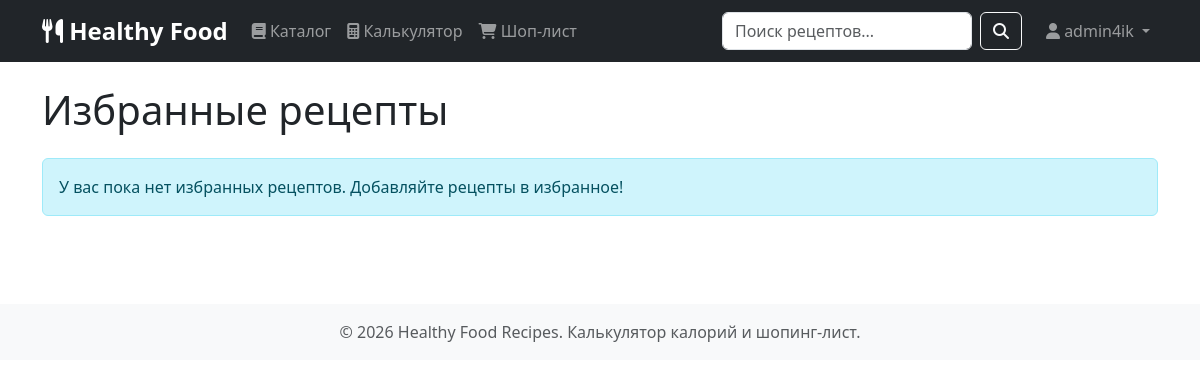
Before: /favorites/ (signed in) with the older database file.
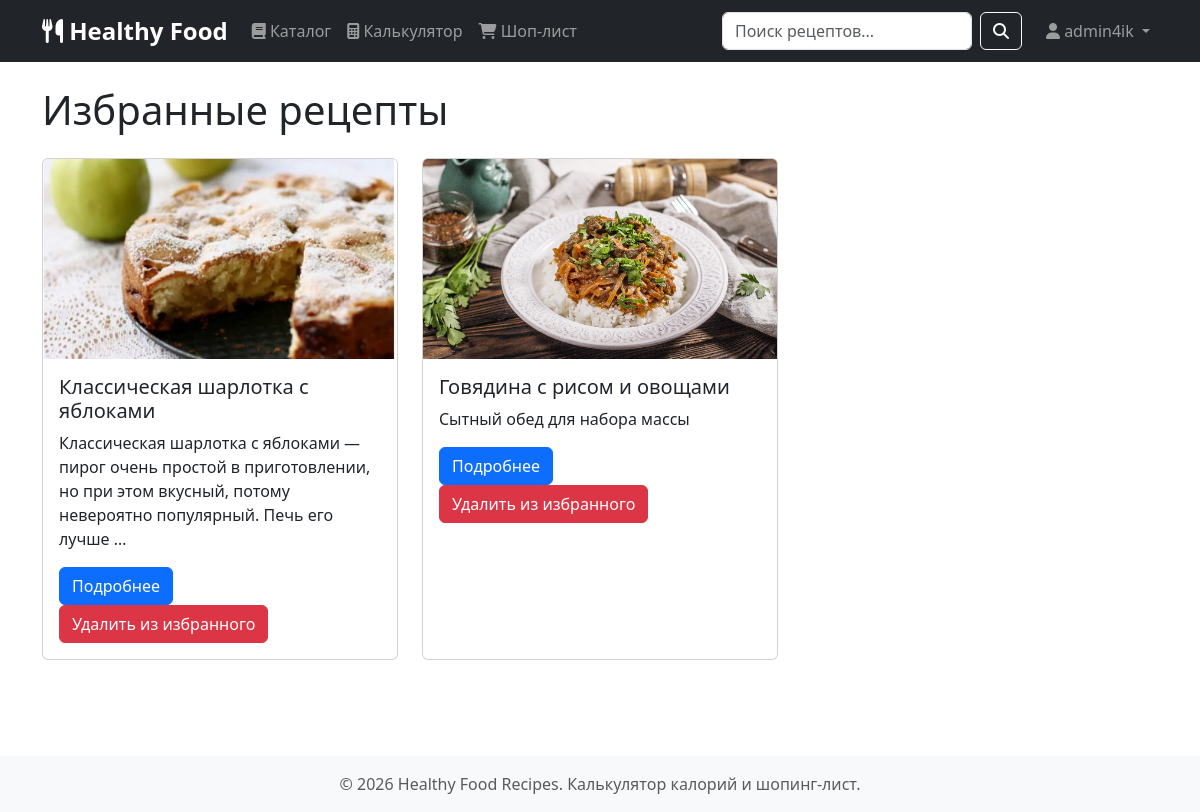
After: the same page with the newer database file.
### recipes/models.py (models this page shows)
class Favorite(models.Model):
    user = models.ForeignKey(User, on_delete=models.CASCADE)
    recipe = models.ForeignKey(Recipe, on_delete=models.CASCADE)
    created_at = models.DateTimeField(auto_now_add=True)
    class Meta:
        unique_together = ('user', 'recipe')
        verbose_name = 'Избранное'
        verbose_name_plural = 'Избранное'

class Recipe(models.Model):
    title = models.CharField(max_length=200)
    description = models.TextField()
    cooking_time = models.IntegerField(help_text='минуты')
    image = models.ImageField(upload_to='recipes/', blank=True, null=True)
    servings = models.IntegerField(default=1)
    author = models.ForeignKey(User, on_delete=models.CASCADE, null=True, blank=True, related_name='recipes')
    class Meta:
        verbose_name = 'Рецепт'
        verbose_name_plural = 'Рецепты'
        permissions = [
            ('can_edit_all_recipes', 'Может редактировать любые рецепты'),
            ('can_delete_all_recipes', 'Может удалять любые рецепты'),
        ]

### recipes/views.py (the view)
# urls.py: path('favorites/', views.favorites, name='favorites'),
@login_required
def favorites(request):
    favorite_recipes = Favorite.objects.filter(user=request.user).select_related('recipe')
    return render(request, 'recipes/favorites.html', {'favorite_recipes': favorite_recipes})

### recipes/templates/recipes/favorites.html (shortened to what this page needs)
{% extends 'base.html' %}
{% block content %}
<h1 class="mb-4">Избранные рецепты</h1>
{% if not favorite_recipes %}
<div class="alert alert-info">
    У вас пока нет избранных рецептов. Добавляйте рецепты в избранное!
</div>
{% endif %}
<div class="row">
    {% for fav in favorite_recipes %}
    <div class="col-md-4 mb-4">
        <div class="card h-100">
            {% if fav.recipe.image %}
            <img src="{{ fav.recipe.image.url }}" class="card-img-top" alt="{{ fav.recipe.title }}" style="height: 200px; object-fit: cover;">
            {% endif %}
            <div class="card-body">
                <h5 class="card-title">{{ fav.recipe.title }}</h5>
                <p class="card-text">{{ fav.recipe.description|truncatewords:20 }}</p>
                <a href="{% url 'recipe_detail' fav.recipe.id %}" class="btn btn-primary">Подробнее</a>
                <a href="{% url 'remove_from_favorites' fav.recipe.id %}" class="btn btn-danger">Удалить из избранного</a>
            </div>
        </div>
    </div>
    {% endfor %}
</div>
{% endblock %}

### templates/base.html (shortened to what this page needs)
<!DOCTYPE html>
<html lang="ru">
<head>
    <link href="https://cdn.jsdelivr.net/npm/bootstrap@5.3.0/dist/css/bootstrap.min.css" rel="stylesheet">
    <link rel="stylesheet" href="https://cdnjs.cloudflare.com/ajax/libs/font-awesome/6.4.0/css/all.min.css">
</head>
<body>
    <nav class="navbar navbar-expand-lg navbar-dark bg-dark">
        <div class="container">
            <a class="navbar-brand" href="{% url 'recipe_list' %}">
                <i class="fas fa-utensils"></i> Healthy Food
            </a>
            <div class="collapse navbar-collapse" id="navbarNav">
                <ul class="navbar-nav me-auto">
                    <li class="nav-item">
                        <a class="nav-link {% if request.resolver_match.url_name == 'recipe_list' %}active{% endif %}" href="{% url 'recipe_list' %}">
                            <i class="fas fa-book"></i> Каталог
                        </a>
                    </li>
                    <li class="nav-item">
                        <a class="nav-link {% if request.resolver_match.url_name == 'calculator' %}active{% endif %}" href="{% url 'calculator' %}">
                            <i class="fas fa-calculator"></i> Калькулятор
                        </a>
                    </li>
                    <li class="nav-item">
                        <a class="nav-link {% if request.resolver_match.url_name == 'shopping_list' %}active{% endif %}" href="{% url 'shopping_list' %}">
                            <i class="fas fa-shopping-cart"></i> Шоп-лист
                        </a>
                    </li>
                </ul>
                <form class="d-flex search-form me-3" action="{% url 'recipe_list' %}" method="get">
                    <input class="form-control me-2" type="search" name="search" placeholder="Поиск рецептов..." value="{{ search_query }}">
                    <button class="btn btn-outline-light" type="submit">
                        <i class="fas fa-search"></i>
                    </button>
                </form>
                <ul class="navbar-nav">
                    {% if user.is_authenticated %}
                        <li class="nav-item dropdown">
                            <a class="nav-link dropdown-toggle" href="#" id="userDropdown" role="button" data-bs-toggle="dropdown">
                                <i class="fas fa-user"></i> {{ user.username }}
                            </a>
                        </li>
                    {% endif %}
                </ul>
            </div>
        </div>
    </nav>
    <main class="py-4">
        <div class="container">
            {% block content %}
            {% endblock %}
        </div>
    </main>
    <footer class="bg-light text-center py-3 mt-5">
        <div class="container">
            <span class="text-muted">© 2026 Healthy Food Recipes. Калькулятор калорий и шопинг-лист.</span>
        </div>
    </footer>
</body>
</html>

### templates/base.html (style rules this page uses)
.navbar-brand { font-weight: bold; font-size: 1.5rem; }
.search-form { width: 300px; }

Changed rows visible on the page:
added Favorite: recipe.image (picture), recipe "Классическая шарлотка с яблоками", recipe.description "Классическая шарлотка с яблоками — пирог очень простой в приготовлении, но при этом вкусный, потому невероятно популярный. Печь его лучше …"
added Favorite: recipe.image (picture), recipe "Говядина с рисом и овощами", recipe.description "Сытный обед для набора массы"
Other visible differences:
text no longer shown: "У вас пока нет избранных рецептов. Добавляйте рецепты в избранное!"
